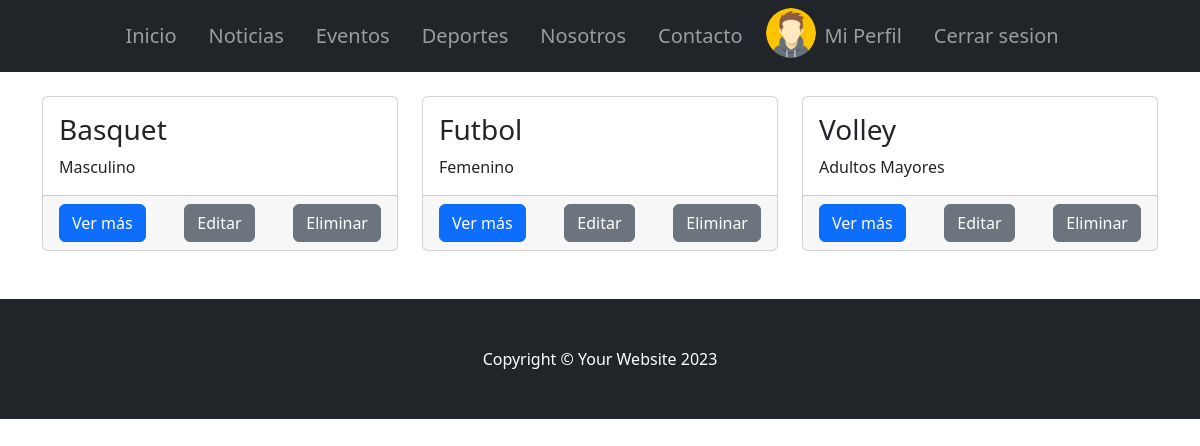
Page /AppClub/listarDeportes/ (signed in) on the earlier database version.
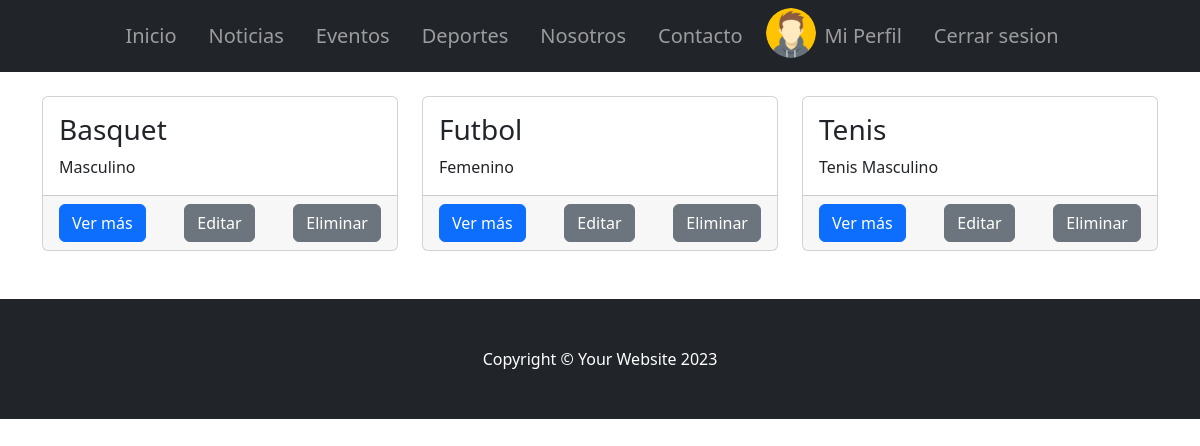
Same page on the later database version.
### AppClub/models.py (models this page shows, shortened)
class Deporte(models.Model):
    nombre = models.CharField(max_length=60)
    descripcion = models.CharField(max_length=60)
    categoria = models.CharField(max_length=60)

### AppClub/views.py (the view)
# urls.py: path("listarDeportes/", DeporteList.as_view(), name="listarDeportes"),
class DeporteList(ListView):
    model = Deporte
    template_name = "deporte_list.html"
    context_object_name = "deportes"

### AppClub/templates/deporte_list.html (shortened to what this page needs)
{% extends 'padre.html' %}
{% block ContenidoQueCambia %}
<div class="container mt-4 mb-4">
    <div class="row">
        {% for deporte in deportes %}
            <div class="col-lg-4 col-md-6 mb-4">
                <div class="card h-100">
                    <div class="card-body">
                        <h3 class="card-title">{{ deporte.nombre }}</h3>
                        <p class="card-text">{{ deporte.categoria }}</p>
                    </div>
                    <div class="card-footer d-flex justify-content-between">
                        <a class="btn btn-primary btn-block" href="{% url 'detallarDeportes' pk=deporte.pk %}">Ver más</a>
                        {% if user.is_staff %}
                            <a class="btn btn-secondary btn-block" href="{% url 'actualizarDeportes' deporte.id %}">Editar</a>
                            <form action="{% url 'eliminarDeportes' deporte.id %}" method="post">
                                <button type="submit" class="btn btn-secondary btn-block">Eliminar</button>
                            </form>
                        {% endif %}
                    </div>
                </div>
            </div>
        {% empty %}
            <p>No hay deportes disponibles.</p>
        {% endfor %}
    </div>
</div>
{% endblock ContenidoQueCambia %}

Differences in the rows shown:
removed Deporte: nombre "Volley", categoria "Adultos Mayores"
added Deporte: nombre "Tenis", categoria "Tenis Masculino"
